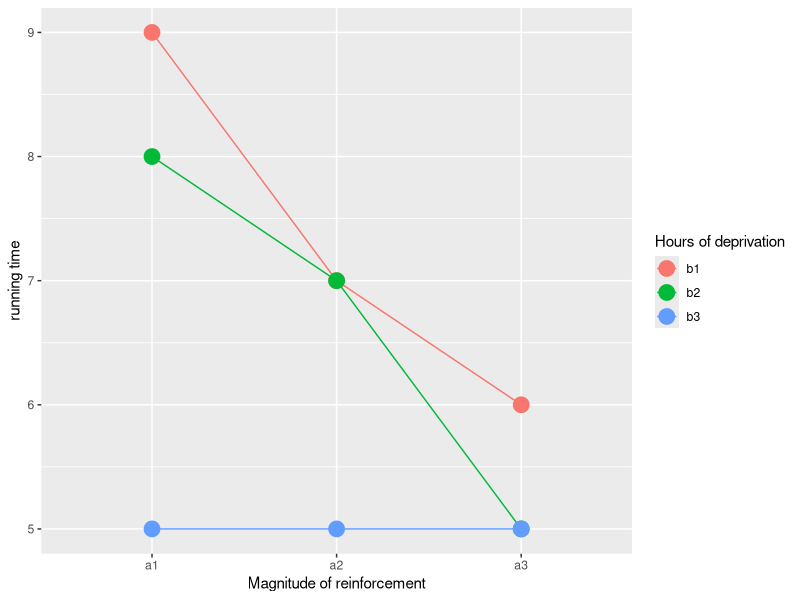
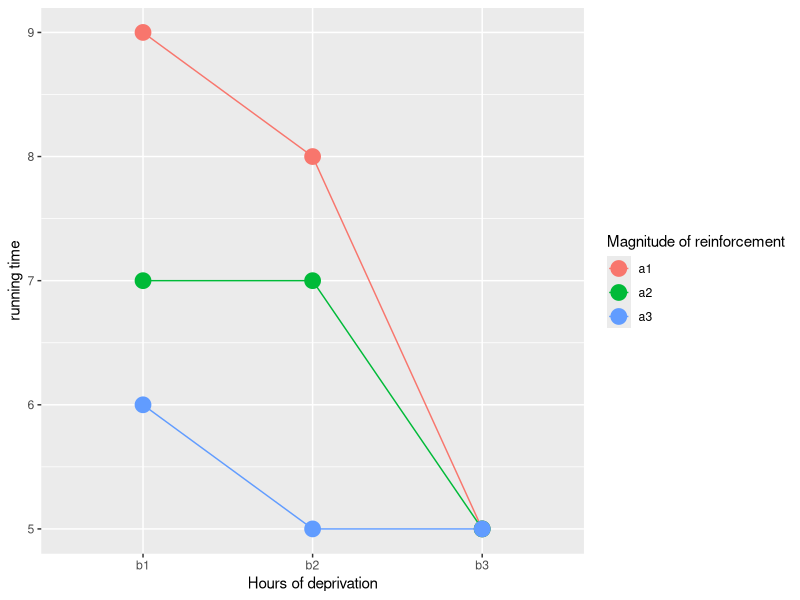
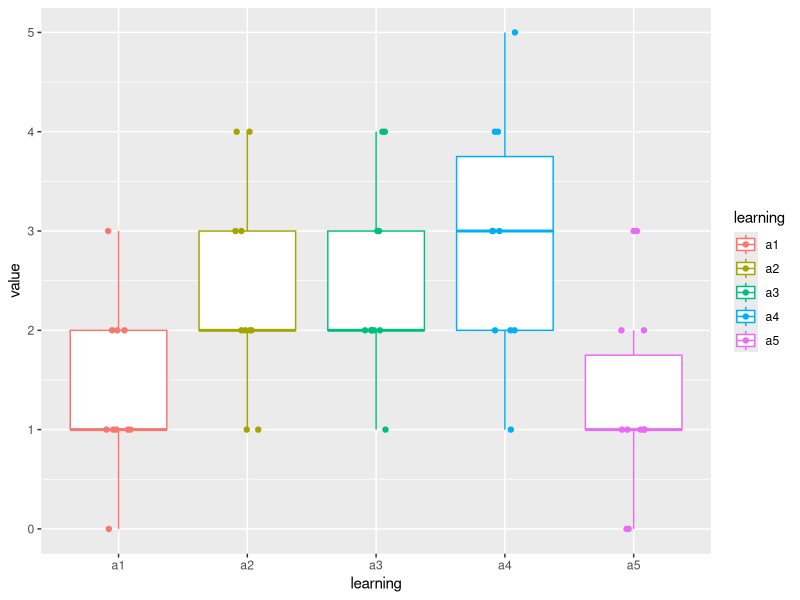
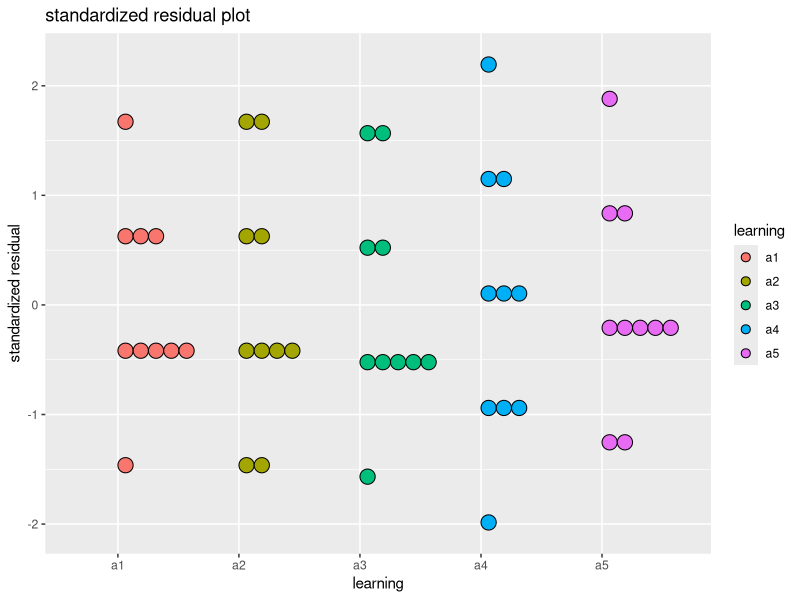
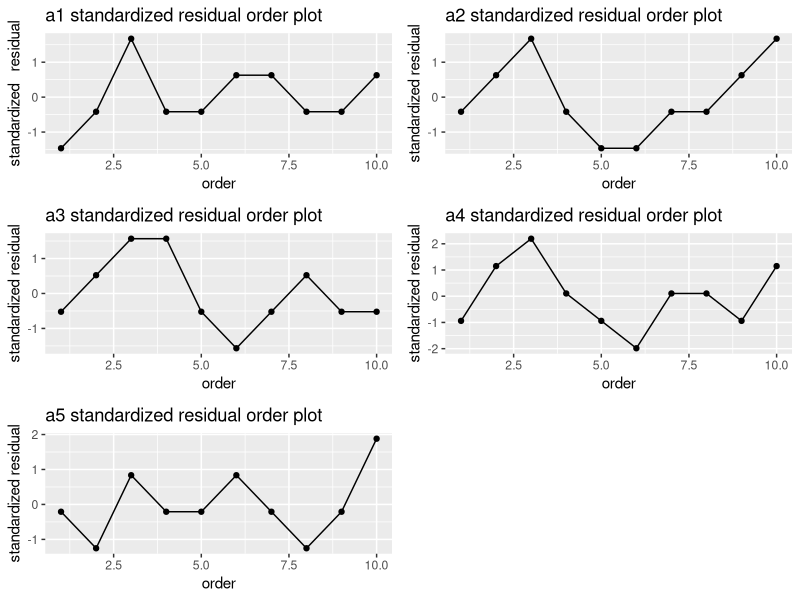

These charts were generated, in order, by the following R code:
## ---- chunk 1
knitr::opts_chunk$set(echo = TRUE)
library(tidyverse)
library(ggplot2)
library(gtable)
library(gridExtra)
library(psych)
## ---- chunk 2
A=c("a1","a1","a1","a2","a2","a2","a3","a3","a3")
B=c("b1","b2","b3","b1","b2","b3","b1","b2","b3")
Y=c(9,8,5,7,7,5,6,5,5)
Data=data.frame(Y,A,B)
## ---- chunk 3
ggplot(Data,aes(x=A,y=Y,color=B))+geom_line(aes(group=B))+geom_point(size=5)+
  labs(x="Magnitude of reinforcement",y="running time",color="Hours of deprivation")
ggplot(Data,aes(x=B,y=Y,color=A))+geom_line(aes(group=A))+geom_point(size=5)+
  labs(x="Hours of deprivation",y="running time",color = "Magnitude of reinforcement")

## ---- chunk 4
a1=c(0,1,3,1,1,2,2,1,1,2)
a2=c(2,3,4,2,1,1,2,2,3,4)
a3=c(2,3,4,4,2,1,2,3,2,2)
a4=c(2,4,5,3,2,1,3,3,2,4)
a5=c(1,0,2,1,1,2,1,0,1,3)
order=rep(c(1:10),rep(5,10))
Dta=data.frame(a1,a2,a3,a4,a5)
Dta.long=pivot_longer(Dta,cols=c(a1,a2,a3,a4,a5),names_to = "learning")
Dta.long=mutate(Dta.long,order)
model1=lm(value~learning,Dta.long)
Aov=anova(model1)
model.st=rstandard(model1)
Dta.long=mutate(Dta.long,model.st)
## ---- chunk 5

Dta  %>% describe( ) %>% .[,c(1:4)] %>% round(.,digit=2)

## ---- chunk 6

ggplot(Dta.long, aes(x=learning, y=value, color=learning)) + geom_boxplot()+  
  geom_jitter(position = position_jitter(width = 0.1, height = 0))

## ---- chunk 7

Dta.wide=pivot_wider(Dta.long,names_from=learning,values_from = value)
ggplot(Dta.long, aes(x=learning, y=model.st, fill=learning)) + 
  geom_dotplot(binaxis = "y", stackdir =  "up" )+
  labs(title="standardized residual plot",y="standardized residual")
## ---- chunk 8

model.st=rstandard(model1)
Dta.long=mutate(Dta.long,model.st)
Dta.wide=pivot_wider(Dta.long,names_from=learning,values_from = value)
#應該要寫成loop的，但是我不知為何一直失敗QQ
  p1=ggplot(filter(Dta.long,learning=="a1"), aes(x=order, y=model.st))+
    labs(title="a1 standardized residual order plot ",y="standardized   residual")+
    geom_line()+
    geom_point() 
  p2=ggplot(filter(Dta.long,learning=="a2"), aes(x=order, y=model.st)) +
    labs(title="a2 standardized residual order plot ",y="standardized residual")+
    geom_line()+
    geom_point() 
  p3=ggplot(filter(Dta.long,learning=="a3"), aes(x=order, y=model.st)) +
    labs(title="a3 standardized residual order plot ",y="standardized residual")+
    geom_line()+
    geom_point() 
  p4=ggplot(filter(Dta.long,learning=="a4"), aes(x=order, y=model.st)) +
    labs(title="a4 standardized residual order plot ",y="standardized residual")+
     geom_line()+
    geom_point() 
  p5=ggplot(filter(Dta.long,learning=="a5"), aes(x=order, y=model.st)) +
    labs(title="a5 standardized residual order plot ",y="standardized residual")+
    geom_line()+
    geom_point() 

grid.arrange(p1,p2,p3,p4,p5,nrow=3)
## ---- chunk 9
print(Aov)
Fv=Aov$`F value`
pv=Aov$`Pr(>F)`

## ---- chunk 10
SSBG=Aov$`Sum Sq`[1]
SSWG=Aov$`Sum Sq`[2]
SSTO=SSBG+SSWG
MSWG=Aov$`Mean Sq`[2]
p=Aov$Df[1]
wsq=(SSBG-(p-1)*MSWG)/(SSTO+MSWG)
f=sqrt(wsq/(1-wsq))
## ---- chunk 11
a1 <-c(11,12,19,13,17,15,17,14,13,16)
a2 <-c(11,14,10,9,12,13,10,8,14,11)
a3 <-c(7,18,16,11,9,10,13,14,12,12)
mean(a1+a2+a3)/3


